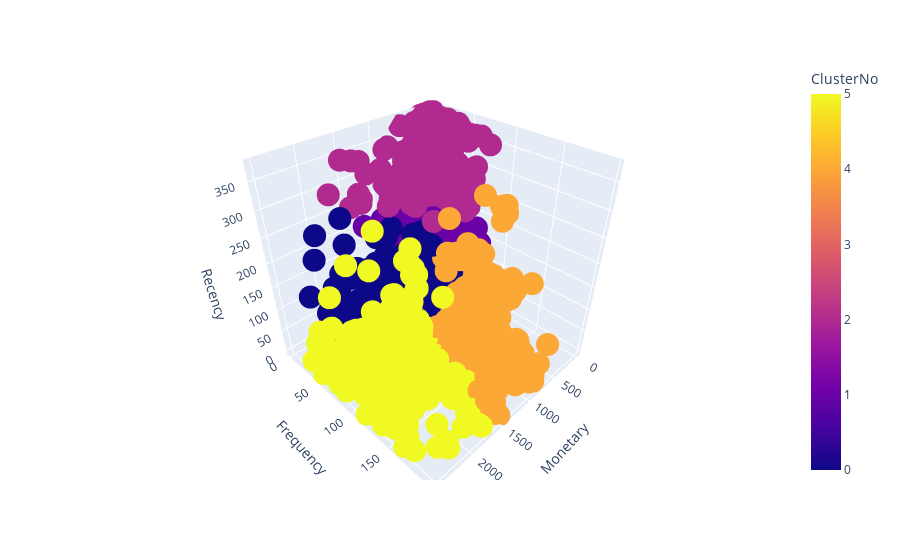

Notebook source saved alongside this figure:
### Code cell
plotly_fig = px.scatter_3d(df_means2, x = "Monetary", y = "Frequency", z = "Recency", color = "ClusterNo")
plotly_fig.show()

# From the plot it is obvious, that 6 clusters don´t cluster the MFR features approbriately

### Figure 1 — Plotly figure (JSON) as saved in the notebook; plotly's stock layout.template omitted (floating-point values rounded to 4 significant figures; data arrays with more than 128 entries replaced by an {"elided": "..."} marker saying what was removed)
{"data": [{"hovertemplate": "Monetary=%{x}<br>Frequency=%{y}<br>Recency=%{z}<br>ClusterNo=%{marker.color}<extra></extra>", "legendgroup": "", "marker": {"color": {"elided": "3526 int values"}, "coloraxis": "coloraxis", "symbol": "circle"}, "mode": "markers", "name": "", "scene": "scene", "showlegend": false, "type": "scatter3d", "x": {"elided": "3526 float values"}, "y": {"elided": "3526 int values"}, "z": {"elided": "3526 int values"}}], "layout": {"coloraxis": {"colorbar": {"title": {"text": "ClusterNo"}}, "colorscale": [[0, "#0d0887"], [0.1111, "#46039f"], [0.2222, "#7201a8"], [0.3333, "#9c179e"], [0.4444, "#bd3786"], [0.5556, "#d8576b"], [0.6667, "#ed7953"], [0.7778, "#fb9f3a"], [0.8889, "#fdca26"], [1, "#f0f921"]]}, "legend": {"tracegroupgap": 0}, "margin": {"t": 60}, "scene": {"domain": {"x": [0, 1], "y": [0, 1]}, "xaxis": {"title": {"text": "Monetary"}}, "yaxis": {"title": {"text": "Frequency"}}, "zaxis": {"title": {"text": "Recency"}}}}}
